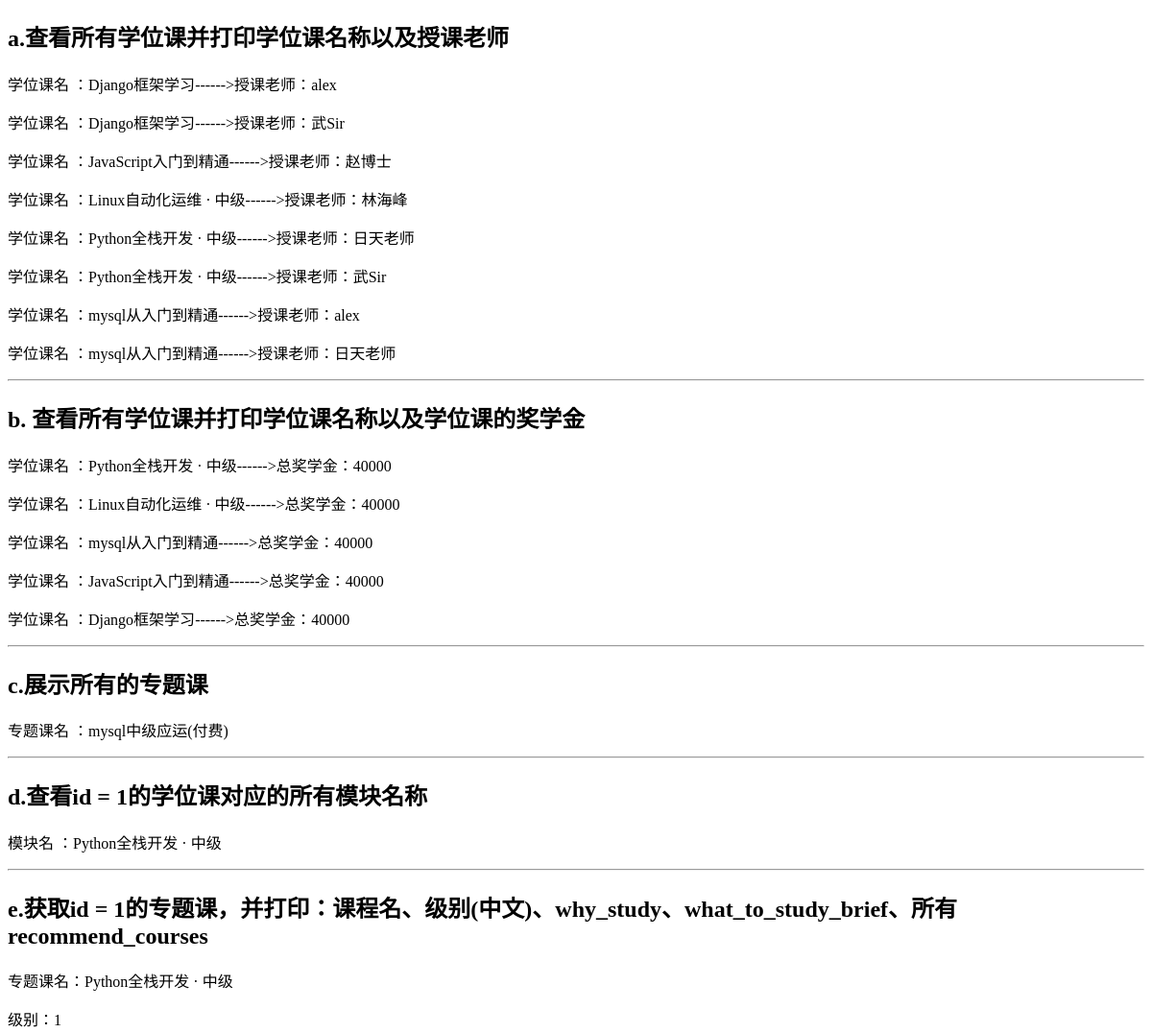
/query/ORM/ (upper part), run on an earlier commit of the app's database.
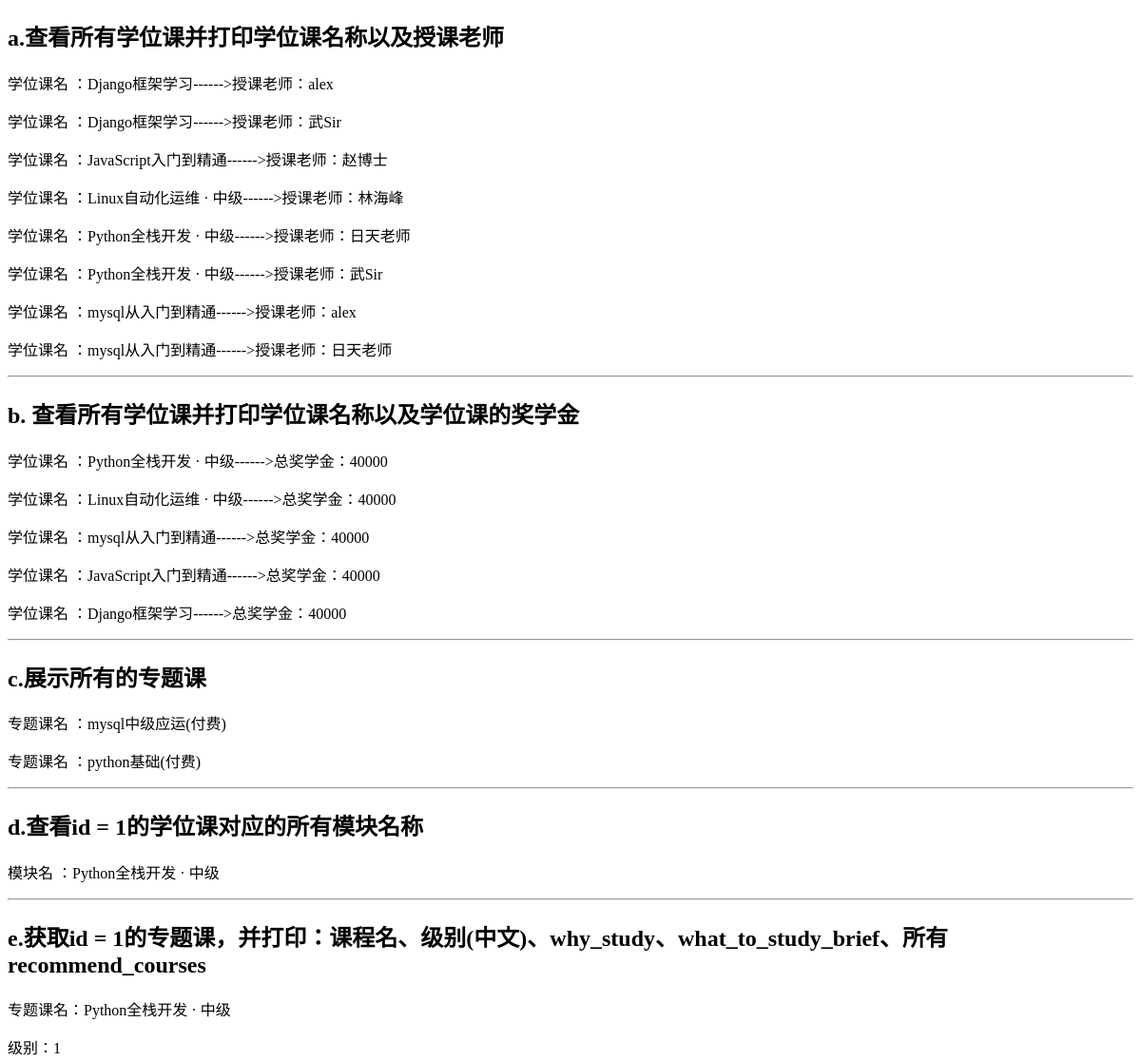
And on a later commit of the database.
### api/models.py (models this page shows, shortened)
class DegreeCourse(models.Model):
    name = models.CharField(max_length=128, unique=True)
    course_img = models.CharField(max_length=255, verbose_name="缩略图")
    brief = models.TextField(verbose_name="学位课程简介", )
    total_scholarship = models.PositiveIntegerField(verbose_name="总奖学金(贝里)", default=40000)  # 2000 2000
    mentor_compensation_bonus = models.PositiveIntegerField(verbose_name="本课程的导师辅导费用(贝里)", default=15000)
    period = models.PositiveIntegerField(verbose_name="建议学习周期(days)", default=150)  # 为了计算学位奖学金
    prerequisite = models.TextField(verbose_name="课程先修要求", max_length=1024)
    teachers = models.ManyToManyField("Teacher", verbose_name="课程讲师")
    degreecourse_price_policy = GenericRelation("PricePolicy")
    class Meta:
        verbose_name_plural = "03.学位课"

class Course(models.Model):
    name = models.CharField(max_length=128, unique=True)
    course_img = models.CharField(max_length=255)
    sub_category = models.ForeignKey("CourseSubCategory")
    course_type_choices = ((0, '付费'), (1, 'VIP专享'), (2, '学位课程'))
    course_type = models.SmallIntegerField(choices=course_type_choices)
    degree_course = models.ForeignKey("DegreeCourse", blank=True, null=True, help_text="若是学位课程，此处关联学位表")
    brief = models.TextField(verbose_name="课程概述", max_length=2048)
    level_choices = ((0, '初级'), (1, '中级'), (2, '高级'))
    level = models.SmallIntegerField(choices=level_choices, default=1)
    pub_date = models.DateField(verbose_name="发布日期", blank=True, null=True)
    period = models.PositiveIntegerField(verbose_name="建议学习周期(days)", default=7)  #
    order = models.IntegerField("课程顺序", help_text="从上一个课程数字往后排")
    attachment_path = models.CharField(max_length=128, verbose_name="课件路径", blank=True, null=True)
    status_choices = ((0, '上线'), (1, '下线'), (2, '预上线'))
    status = models.SmallIntegerField(choices=status_choices, default=0)
    template_id = models.SmallIntegerField("前端模板id", default=1)
    price_policy = GenericRelation("PricePolicy")
    asked_question = GenericRelation("OftenAskedQuestion")
    def __str__(self):
        return "%s(%s)" % (self.name, self.get_course_type_display())
    class Meta:
        verbose_name_plural = "06.专题课或学位课模块"

class CourseDetail(models.Model):
    course = models.OneToOneField("Course")
    hours = models.IntegerField("课时")
    course_slogan = models.CharField(max_length=125, blank=True, null=True)
    video_brief_link = models.CharField(verbose_name='课程介绍', max_length=255, blank=True, null=True)
    why_study = models.TextField(verbose_name="为什么学习这门课程")
    what_to_study_brief = models.TextField(verbose_name="我将学到哪些内容")
    career_improvement = models.TextField(verbose_name="此项目如何有助于我的职业生涯")
    prerequisite = models.TextField(verbose_name="课程先修要求", max_length=1024)
    recommend_courses = models.ManyToManyField("Course", related_name="recommend_by", blank=True)  # 推荐课程
    teachers = models.ManyToManyField("Teacher", verbose_name="课程讲师")
    class Meta:
        verbose_name_plural = "07.课程或学位模块详细"

### app01/views.py (the view)
# urls.py: url(r'^query/ORM/$', views.query),
def query(request):
    DegreeCourse_list = models.DegreeCourse.objects.all().values('name','teachers__name')
    DegreeCourse_scholarship_list = models.DegreeCourse.objects.all().values('name', 'total_scholarship')
    Course_list = models.Course.objects.filter(degree_course__isnull=True)
    degree_course = models.DegreeCourse.objects.filter(id=1).values('course__name')
    Course_obj = models.Course.objects.filter(id=1).values(
            'name',
            'level',
            'coursedetail__why_study',
            'coursedetail__what_to_study_brief',
            'coursedetail__recommend_courses'
        )
    obj = models.Course.objects.filter(id=1).first()
    all_question = obj.asked_question.all()
    CourseOutlines = models.Course.objects.filter(id=1).values('coursedetail__courseoutline__title')
    coursechapters = models.Course.objects.filter(id=1).values('coursechapters__name')
    CourseSections = models.Course.objects.filter(id=1).values('coursechapters__coursesections__name','coursechapters__coursesections__video_time')
    obj = models.Course.objects.filter(id=1).first()
    PricePolicys = obj.price_policy.all()
    print(PricePolicys)
    return render(request,'queryORM.html',locals())

### api/models.py (called while the page is built)
    def __str__(self):
        return "%s-%s" % (self.content_object, self.question)

    def __str__(self):
        return "%s(%s)%s" % (self.content_object, self.get_valid_period_display(), self.price)

### templates/queryORM.html (shortened to what this page needs)
<!DOCTYPE html>
<html lang="en">
<head>
</head>
<body>
<h2>a.查看所有学位课并打印学位课名称以及授课老师</h2>
{% for DegreeCourse in DegreeCourse_list %}
    <p>学位课名 ：{{ DegreeCourse.name }}------>授课老师：{{ DegreeCourse.teachers__name }}</p>
{% endfor %}
<hr>
<h2>b. 查看所有学位课并打印学位课名称以及学位课的奖学金</h2>
{% for DegreeCourse_scholarship in DegreeCourse_scholarship_list %}
    <p>学位课名 ：{{ DegreeCourse_scholarship.name }}------>总奖学金：{{ DegreeCourse_scholarship.total_scholarship }}</p>
{% endfor %}
<hr>
<h2>c.展示所有的专题课</h2>
{% for Course in Course_list %}
    <p>专题课名 ：{{ Course }}</p>
{% endfor %}
<hr>
<h2>d.查看id = 1的学位课对应的所有模块名称</h2>
{% for degree in degree_course %}
    <p>模块名 ：{{ degree.course__name }}</p>
{% endfor %}
<hr>
<h2>e.获取id = 1的专题课，并打印：课程名、级别(中文)、why_study、what_to_study_brief、所有recommend_courses</h2>
{% for Course in Course_obj %}
    <p>专题课名：{{ Course.name }}</p>
    <p>级别：{{ Course.level }}</p>
{% endfor %}
</body>
</html>

What changed in the data, as far as the page shows it:
added Course: name+course_type "python基础(付费)"
